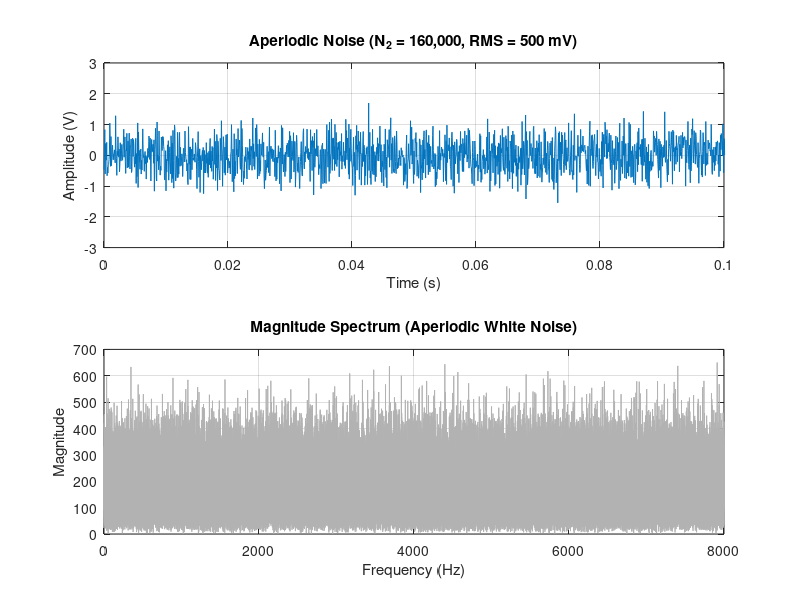

MATLAB code to generate this figure:
clc; clear; close all;

fs = 16000;            
N1 = 4000;              
N2 = 40 * N1;          
target_rms = 0.5;       

x_noise = randn(1, N2);

current_rms = std(x_noise);
x_final = x_noise * (target_rms / current_rms);

t = (0:N2-1)/fs;       
f_axis = (0:N2/2) * (fs/N2); 

figure('Color', 'w', 'Name', 'Aperiodic Noise Signal');

% Time Domain (Zoomed to show 0.1s of noise)
subplot(2,1,1);
plot(t, x_final);
title(['Aperiodic Noise (N_2 = 160,000, RMS = ', num2str(target_rms*1000), ' mV)']);
xlabel('Time (s)'); ylabel('Amplitude (V)');
xlim([0 0.1]); 
grid on;

% Frequency Domain (Magnitude Spectrum)
subplot(2,1,2);
X_mag = abs(fft(x_final));
plot(f_axis, X_mag(1:N2/2+1), 'Color', [0.7 0.7 0.7]); 
title('Magnitude Spectrum (Aperiodic White Noise)');
xlabel('Frequency (Hz)'); ylabel('Magnitude');
grid on;

% Verification
fprintf('Signal Duration: %.1f seconds\n', N2/fs);
fprintf('Measured RMS: %.4f V\n', std(x_final));
